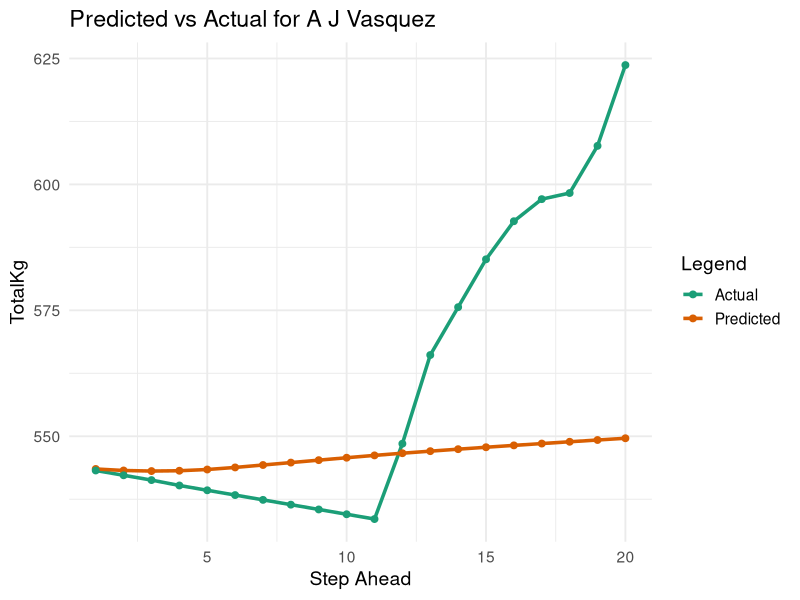

R code for this plot:
## ---- chunk 1
knitr::opts_chunk$set(echo = TRUE)
## ---- chunk 2
library(dplyr)

# calculate the pacf values up to the maximum lag
get_pacfs <- function(series, max_lag = 10) {
  n <- length(series)
  pacf_vals <- numeric(max_lag)
  
  for (k in 3:max_lag) {
    if (n <= k) {
      pacf_vals[k] <- NA
      next
    }
    
    Y <- series[(k+1):n]
    X <- embed(series, k + 1)[, -1]
    
    lambda <- 1e-5
    coefs <- solve(t(X) %*% X + lambda * diag(ncol(X))) %*% t(X) %*% Y
    # fit <- lm(Y ~ X)
    pacf_vals[k] <- coefs[k + 1]
  }
  
  return(pacf_vals)
}

# get the best lag from the list of pacf vals
get_best_lag <- function(pacf_vals, threshold = 0.2) {
  for (i in 3:3+length(pacf_vals)) {
    if (is.na(pacf_vals[i]) || abs(pacf_vals[i]) < threshold) {
      return(max(1, i - 1))
    }
  }
  return(length(pacf_vals))
}

# get AR(p)
fit_ar <- function(series, p) {
  n <- length(series)
  X <- embed(series, p + 1)[, -1]
  y <- embed(series, p + 1)[, 1]
  X <- cbind(1, X)
  
  lambda <- 1e-5
  coefs <- solve(t(X) %*% X + lambda * diag(ncol(X))) %*% t(X) %*% y
  return(list(coefs = coefs, order = p))
}
## ---- chunk 3
# main function
get_models <- function(df, max_lag = 10, pacf_threshold = 0.2) {
  df$Time <- as.POSIXct(df$Time)
  results <- list()
  
  for (lifter in unique(df$Name)) {
    lifter_df <- df %>%
      filter(Name == lifter) %>%
      arrange(Time)
    
    series <- lifter_df$TotalKg
    
    if (length(series) < max_lag + 1) {
      cat("Skipping", lifter, "- not enough data\n")
      next
    }
    
    pacf_vals <- get_pacfs(series, max_lag)
    optimal_lag <- get_best_lag(pacf_vals, pacf_threshold)
    
    
    ar_model <- fit_ar(series, optimal_lag)
    
    if (!is.null(ar_model)) {
      results[[lifter]] <- list(
        ar_model = ar_model,
        pacf = pacf_vals,
        optimal_lag = optimal_lag
      )
    }
  }
  
  return(results)
}
## ---- chunk 4
df <- read.csv("openpowerlifting_interpolated.csv")
lifter_models <- get_models(df)
## ---- chunk 5
lifter_models["A J Vasquez"]
## ---- chunk 6
get_mse <- function(series, model) {
  p <- model$order
  coeffs <- model$coefficients
  n <- length(series)

  if (n <= p + 1) {
    return(NULL)
  }

  
  preds <- numeric(n - p)
  actual <- series[(p + 1):n]

  for (t in (p + 1):n) {
    lagged <- rev(series[(t - p):(t - 1)])
    X <- c(1, lagged) 
    preds[t - p] <- sum(X * coeffs)
  }

  residuals <- actual - preds
  mse <- mean(residuals^2)

  list(
    predictions = preds,
    actual = actual,
    residuals = residuals,
    MSE = mse
  )
}
## ---- chunk 7
mse_all_lifters <- function(df, models) {
  scores <- list()

  for (lifter in names(models)) {
    model_info <- models[[lifter]]
    ar_model <- model_info$ar_model

    series <- df %>%
      filter(Name == lifter) %>%
      arrange(Time) %>%
      pull(TotalKg)

    score <- get_mse(series, ar_model)

    if (!is.null(score)) {
      scores[[lifter]] <- score
    }
  }

  return(scores)
}
## ---- chunk 8
next_k_steps <- function(series, ar_model, k) {
  p <- ar_model$order
  coefs <- ar_model$coefs
  history <- tail(series, p)
  preds <- numeric(k)

  for (i in 1:k) {
    x <- c(1, rev(history[(length(history) - p + 1):length(history)]))
    next_val <- sum(coefs * x)
    preds[i] <- next_val
    history <- c(history, next_val)
  }
  return(preds)
}
## ---- chunk 9
fix_predictions <- function(last_val, predicted_diffs) {
  cumsum(c(last_val, predicted_diffs))[-1]
}
## ---- chunk 10
get_accuracies <- function(df, k) {
  df$Time <- as.POSIXct(df$Time)
  test_results <- list()

  for (lifter in unique(df$Name)) {
    lifter_df <- df %>%
      filter(Name == lifter) %>%
      arrange(Time)

    original_series <- lifter_df$TotalKg
    n <- length(original_series)

    if (n <= k + 10) next

    train_series <- original_series[1:(n - k)]
    true_future <- original_series[(n - k + 1):n]

    diff_series <- diff(train_series)
    last_val <- tail(train_series, 1)

    pacf_vals <- get_pacfs(diff_series, max_lag = 10)
    optimal_lag <- get_best_lag(pacf_vals, threshold = 0.2)
    ar_model <- fit_ar(diff_series, optimal_lag)

    diff_preds <- next_k_steps(diff_series, ar_model, k)
    final_preds <- fix_predictions(last_val, diff_preds)

    residuals <- true_future - final_preds
    mse <- mean(residuals^2)
    r2 <- cor(true_future, final_preds) ^ 2

    test_results[[lifter]] <- list(
      predictions = final_preds,
      actual = true_future,
      MSE = mse,
      R2 = r2,
      order = optimal_lag
    )
  }

  return(test_results)
}

## ---- chunk 11
results <- get_accuracies(df, k = 20)

results[["A J Vasquez"]]$R2

## ---- chunk 12
library(ggplot2)
library(tidyr)

plot_lifter_predictions <- function(lifter_name, test_results) {
  result <- test_results[[lifter_name]]

  if (is.null(result)) {
    warning(paste("No prediction results found for", lifter_name))
    return(NULL)
  }

  k <- length(result$predictions)

  plot_df <- data.frame(
    Step = 1:k,
    Predicted = result$predictions,
    Actual = result$actual
  ) %>%
    pivot_longer(cols = c(Predicted, Actual), names_to = "Type", values_to = "Value")

  ggplot(plot_df, aes(x = Step, y = Value, color = Type)) +
    geom_line(size = 1.2) +
    geom_point(size = 2) +
    scale_color_manual(values = c("Actual" = "#1b9e77", "Predicted" = "#d95f02")) +
    labs(
      title = paste("Predicted vs Actual for", lifter_name),
      x = "Step Ahead",
      y = "TotalKg",
      color = "Legend"
    ) +
    theme_minimal(base_size = 14)
}

## ---- chunk 13
plot_lifter_predictions("A J Vasquez", results)

## ---- chunk 14

s <- 0

for (lifter in results) {
  if (is.na(lifter$R2)) {
    next
  }
  s <- s + lifter$R2
}

cat("Average R^2 Value:", s / length(results), "\n")

